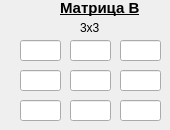
   <widget class="QWidget" name="tabWidgetPage1_2">
    <attribute name="title">
     <string>3x3</string>
    </attribute>
    <widget class="QLabel" name="label_6">
     <property name="geometry">
      <rect>
       <x>80</x>
       <y>20</y>
       <width>21</width>
       <height>16</height>
      </rect>
     </property>
     <property name="text">
      <string>3х3</string>
     </property>
    </widget>
    <widget class="QLabel" name="label_2">
     <property name="geometry">
      <rect>
       <x>60</x>
       <y>0</y>
       <width>91</width>
       <height>16</height>
      </rect>
     </property>
     <property name="font">
      <font>
       <family>Arial</family>
       <pointsize>11</pointsize>
       <weight>75</weight>
       <bold>true</bold>
       <underline>true</underline>
      </font>
     </property>
     <property name="text">
      <string>Матрица В</string>
     </property>
    </widget>
    <widget class="QLineEdit" name="lineEdit_59">
     <property name="geometry">
      <rect>
       <x>20</x>
       <y>40</y>
       <width>41</width>
       <height>21</height>
      </rect>
     </property>
     <property name="font">
      <font>
       <family>a_LCDNova</family>
      </font>
     </property>
    </widget>
    <widget class="QLineEdit" name="lineEdit_60">
     <property name="geometry">
      <rect>
       <x>70</x>
       <y>40</y>
       <width>41</width>
       <height>21</height>
      </rect>
     </property>
     <property name="font">
      <font>
       <family>a_LCDNova</family>
      </font>
     </property>
    </widget>
    <widget class="QLineEdit" name="lineEdit_61">
     <property name="geometry">
      <rect>
       <x>120</x>
       <y>40</y>
       <width>41</width>
       <height>21</height>
      </rect>
     </property>
     <property name="font">
      <font>
       <family>a_LCDNova</family>
      </font>
     </property>
    </widget>
    <widget class="QLineEdit" name="lineEdit_62">
     <property name="geometry">
      <rect>
       <x>20</x>
       <y>70</y>
       <width>41</width>
       <height>21</height>
      </rect>
     </property>
     <property name="font">
      <font>
       <family>a_LCDNova</family>
      </font>
     </property>
    </widget>
    <widget class="QLineEdit" name="lineEdit_63">
     <property name="geometry">
      <rect>
       <x>70</x>
       <y>70</y>
       <width>41</width>
       <height>21</height>
      </rect>
     </property>
     <property name="font">
      <font>
       <family>a_LCDNova</family>
      </font>
     </property>
    </widget>
    <widget class="QLineEdit" name="lineEdit_64">
     <property name="geometry">
      <rect>
       <x>120</x>
       <y>70</y>
       <width>41</width>
       <height>21</height>
      </rect>
     </property>
     <property name="font">
      <font>
       <family>a_LCDNova</family>
      </font>
     </property>
    </widget>
    <widget class="QLineEdit" name="lineEdit_65">
     <property name="geometry">
      <rect>
       <x>20</x>
       <y>100</y>
       <width>41</width>
       <height>21</height>
      </rect>
     </property>
     <property name="font">
      <font>
       <family>a_LCDNova</family>
      </font>
     </property>
    </widget>
    <widget class="QLineEdit" name="lineEdit_66">
     <property name="geometry">
      <rect>
       <x>70</x>
       <y>100</y>
       <width>41</width>
       <height>21</height>
      </rect>
     </property>
     <property name="font">
      <font>
       <family>a_LCDNova</family>
      </font>
     </property>
    </widget>
    <widget class="QLineEdit" name="lineEdit_67">
     <property name="geometry">
      <rect>
       <x>120</x>
       <y>100</y>
       <width>41</width>
       <height>21</height>
      </rect>
     </property>
     <property name="font">
      <font>
       <family>a_LCDNova</family>
      </font>
     </property>
    </widget>
   </widget>
